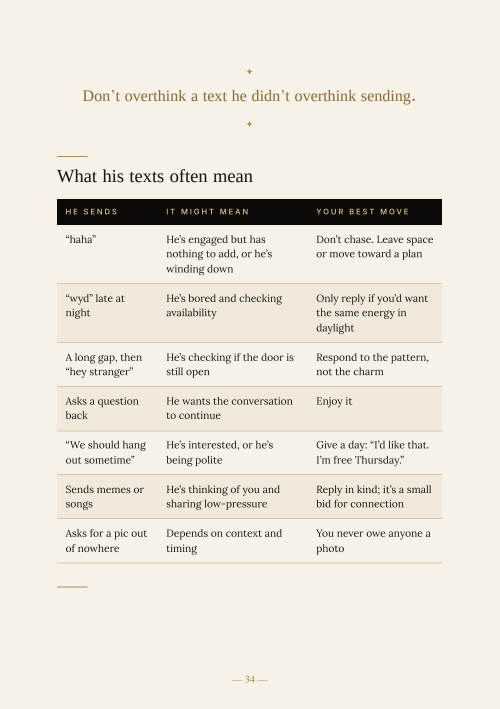
#> input picture tools/promo_assets/men_page.png, 1000 x 1417 px, given in place of avatar.jpg, which was not available (shown at 1/2 size)
$ python make_thread.py promo_assets/men_page.png
#> lines starting #> are read from the running program, lines starting #| are printed output that depends on the picture; after the words box and inside, x2 and y2 are one past the last pixel; in counts of white or black regions, pixels touching at a corner belong together
### tools/make_post.py
"""Generate X-style quote posts for @dateunoa.

Usage: python3 make_post.py [--music DIR] [--start K] <avatar> <out_dir> <name> "<quote 1>" "<quote 2>" ...
Makes, per quote: post_N.png (1080x1350 feed post) and reel_N.mp4 (1080x1920, 8s).
--tracks a.m4a,b.m4a,...: one music file per quote (mood-matched, chosen by tools/render_day.py).
--music DIR: mix an original music bed from DIR/music_XX.m4a (rotates through the tracks,
             starting at track K) and add a slow push-in so the reel has motion.
"""
import subprocess
import sys
from pathlib import Path

from PIL import Image, ImageDraw, ImageFont

FONT_DIR = "/usr/share/fonts/opentype/inter/"
BOLD = ImageFont.truetype(FONT_DIR + "Inter-Bold.otf", 40)
HANDLE = ImageFont.truetype(FONT_DIR + "Inter-Regular.otf", 36)
BODY = ImageFont.truetype(FONT_DIR + "Inter-Regular.otf", 56)

BG = (0, 0, 0)
WHITE = (231, 233, 234)
GREY = (113, 118, 123)
MARGIN = 90
AVATAR = 110


# [13 lines left out: function wrap, not called in this run]


def circle(avatar_path, size):
#> called with size = 110
    im = Image.open(avatar_path).convert("RGB")
#> im is the input picture: PIL image 1000x1417 RGB; mean R, G, B 234.9, 229.6, 218.9
    s = min(im.size)
#> s = 1000
    im = im.crop(((im.width - s) // 2, (im.height - s) // 2,
                  (im.width + s) // 2, (im.height + s) // 2))
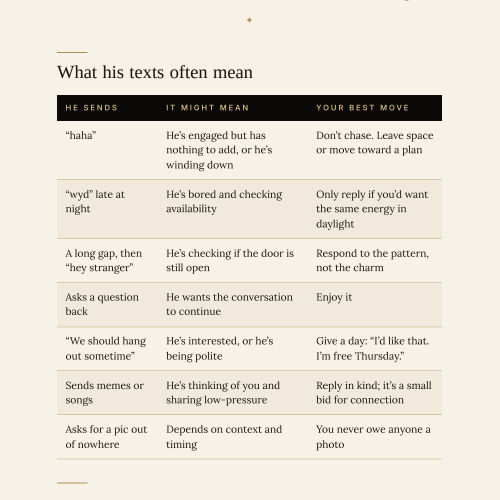
#> im: PIL image 1000x1000 RGB (shown at 1/2 size); mean R, G, B 230.3, 224.9, 214.2
    big = size * 4
    im = im.resize((big, big), Image.LANCZOS)
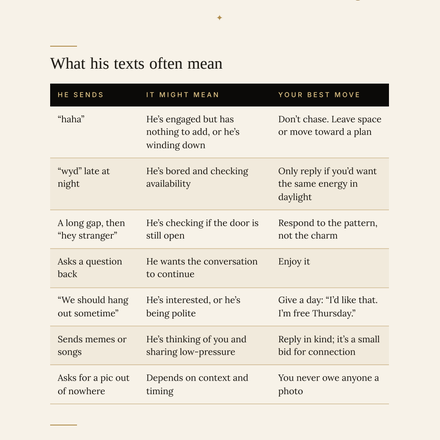
#> im: PIL image 440x440 RGB; mean R, G, B 230.2, 224.9, 214.2
    mask = Image.new("L", (big, big), 0)
#> mask: PIL image 440x440 L; every value is 0
    ImageDraw.Draw(mask).ellipse((0, 0, big, big), fill=255)
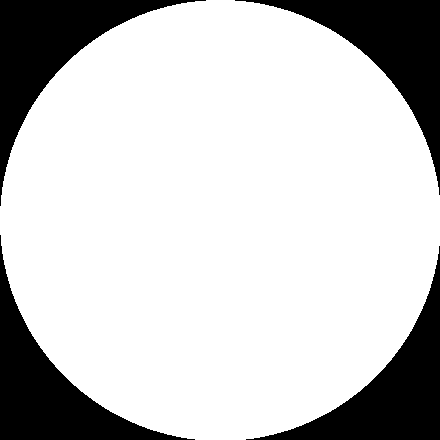
#> mask: PIL image 440x440 L; 78.8% white; 4 black regions, box (x1, y1, x2, y2) and area: (0, 0, 206, 206) 10453, (235, 0, 440, 195) 10247, (0, 235, 195, 440) 10247, (246, 246, 440, 440) 10042
    im.putalpha(mask)
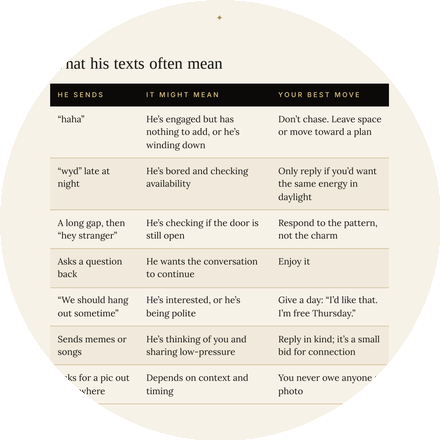
#> im: PIL image 440x440 RGBA; mean R, G, B, A 230.2, 224.9, 214.2, 201; transparent parts drawn white
    return im.resize((size, size), Image.LANCZOS)
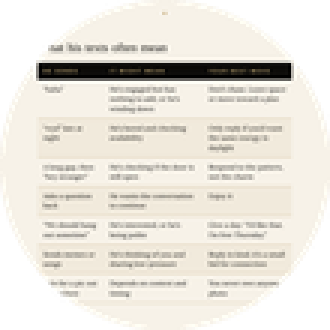
#> returned value: PIL image 110x110 RGBA (shown 3 times larger); mean R, G, B, A 186.3, 182.1, 173.4, 201; transparent parts drawn white


# [60 lines left out: functions card, main, not called in this run]


# [2 lines that do not run on import are left out]

### tools/make_thread.py
"""Render @dateunoa "thread" carousels (each slide = one X-post screenshot) and plan their Buffer posts.

Usage: python3 tools/make_thread.py content/threads/<YYYY-MM-DD>.py [--render] [--plan out/threads]
  content file: THREADS = {"<date>": [ {"pillar": "M", "hook": "...", "slides": ["...", ...]}, ... (2 per day) ]}
  --render: reels/threads/<date>/t<N>_<KK>.jpg (1080x1350 JPEG; Instagram carousels need JPEG).
            A last CTA slide (the 3 ebooks) is added to every thread automatically.
  --plan D: D/<date>.json = list of posts (Instagram + Facebook) ready for Buffer create_post.
Slots: thread 1 at 10:30, thread 2 at 19:30 (between the reel slots).
"""
import importlib.util
import json
import sys
from datetime import datetime
from pathlib import Path
from zoneinfo import ZoneInfo

from PIL import Image, ImageDraw, ImageFont

ROOT = Path(__file__).resolve().parent.parent
sys.path.insert(0, str(ROOT / "tools"))
from captions import BOOK, COLLECTION, CTA, LONG, TAGS  # noqa: E402
from make_post import circle, wrap  # noqa: E402

W, H = 1080, 1350
FD = "/usr/share/fonts/opentype/inter/"
BOLD = ImageFont.truetype(FD + "Inter-Bold.otf", 40)
SMALL = ImageFont.truetype(FD + "Inter-Regular.otf", 36)
BG, WHITE, GREY, LINE = (0, 0, 0), (231, 233, 234), (113, 118, 123), (47, 51, 54)
MARGIN, AVATAR = 90, 110
AV = circle(ROOT / "tools" / "avatar.jpg", AVATAR)
SLOTS = ["10:30", "19:30"]
TZ = ZoneInfo("Asia/Jerusalem")
RAW = "https://raw.githubusercontent.com/majddarawshe96-lang/dateunoa-reels/main/reels/threads/"
CH = {"instagram": "6ac7b0a16a5c39ccb651ff2c", "facebook": "6ada5f7b778b240e2f9111b7"}
CTA_SLIDE = ("If this thread felt personal:\n\n3 short dating ebooks\n"
             "• What Do I Text Back?\n• What Do Men Want?\n• What Do Women Want?\n\nAll 3 at the link in our profile.")


# [42 lines left out: functions lines_for, slide, not called in this run]


def load(p):
    spec = importlib.util.spec_from_file_location("c", p)
#> (the run stopped early here; a loop or call above may not have finished)

$ run again, on tools/promo_assets/women_page.png
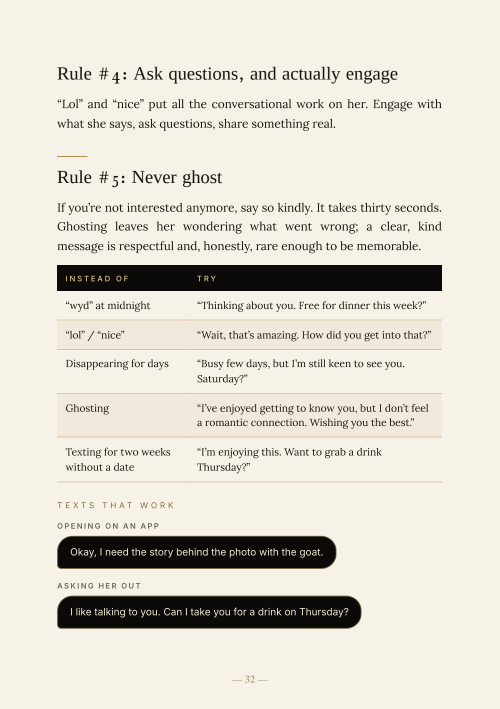
#> input picture tools/promo_assets/women_page.png, 1000 x 1417 px, given in place of avatar.jpg, which was not available (shown at 1/2 size)
#> in circle, im is the input picture: PIL image 1000x1417 RGB; mean R, G, B 222.6, 217.7, 207.8
#> in circle, `im.putalpha(mask)`:
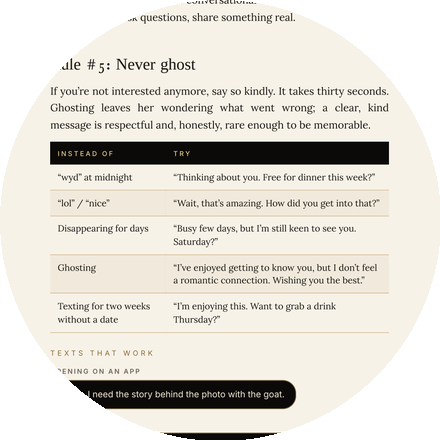
#> im: PIL image 440x440 RGBA; mean R, G, B, A 219.9, 215.1, 205.2, 201; transparent parts drawn white
#> in circle, `return im.resize((size, size), Image.LANCZOS)`:
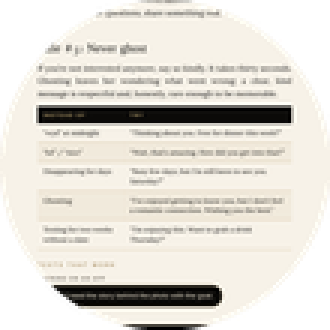
#> returned value: PIL image 110x110 RGBA (shown 3 times larger); mean R, G, B, A 178.6, 174.8, 166.8, 201; transparent parts drawn white

$ run again, on tools/promo_assets/women_page2.png
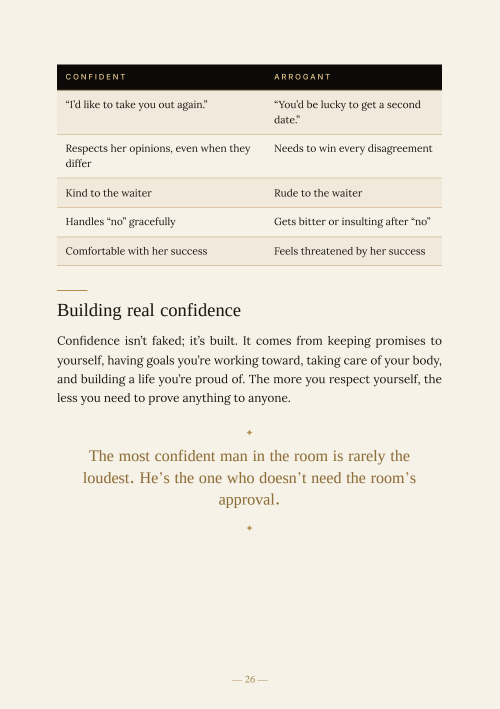
#> input picture tools/promo_assets/women_page2.png, 1000 x 1417 px, given in place of avatar.jpg, which was not available (shown at 1/2 size)
#> in circle, im is the input picture: PIL image 1000x1417 RGB; mean R, G, B 235.4, 230.1, 219.5
#> in circle, `im.putalpha(mask)`:
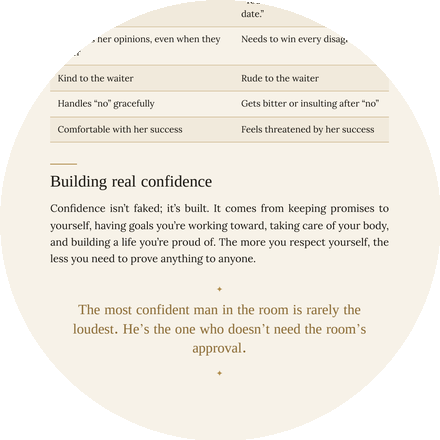
#> im: PIL image 440x440 RGBA; mean R, G, B, A 239.8, 234.4, 223.5, 201; transparent parts drawn white
#> in circle, `return im.resize((size, size), Image.LANCZOS)`:
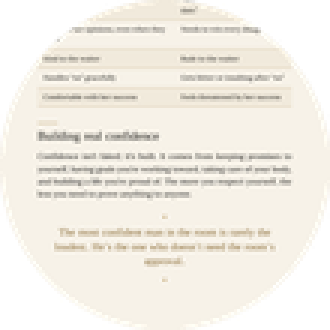
#> returned value: PIL image 110x110 RGBA (shown 3 times larger); mean R, G, B, A 196.6, 192.2, 183.3, 201; transparent parts drawn white
